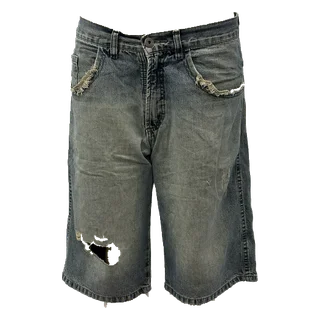
#> input picture site/assets/photos/003.webp, 320 x 320 px, given in place of 003.webp.webp, which was not available
$ python -i texture.py   (imports and definitions only)
#> lines starting #> are read from the running program, lines starting #| are printed output that depends on the picture; after the words box and inside, x2 and y2 are one past the last pixel; in counts of white or black regions, pixels touching at a corner belong together; pictures that were not available may be replaced by others from this repository, and a replacement may not be noted
"""Black patches in the texture of the bottoms: area the generator did not see (between the legs) and painted flat
black. On 005 a black panel showed on each side of the crotch, from the front and from the back.

With cameras at the front, back and sides at leg height, it measures the fraction of the visible fabric that falls on
an almost black texel (largest channel < 30) belonging to a large patch (> 300 texels) on a light fabric (median
brightness > 60). With --paint, each such patch falling between the legs (|x| < 15 cm, below the waistband) takes the
colour of the fabric around it (nearest neighbour, smoothed); geometry and UV do not change.
The reference is the shop photo: the black the photo also has (the black suede panels inside the thighs of jeans
005) is the design of the piece, not a patch. Each piece's limit is N plus the photo's black in large pieces
(PHOTO_PIECE of the garment, cut out by the photo's alpha); --paint only applies where the photo has no black.
usage: python3 tools/fit/texture.py [--max N] [IDs]          (without IDs: the 15 bottoms; exits with an error above N% + the photo's black)
       python3 tools/fit/texture.py --paint INPUT.glb OUTPUT.glb
       python3 tools/fit/texture.py --tone INPUT.glb OUTPUT.glb NNN   (the black the photo also has, in the photo's tone)"""
import io, sys, numpy as np
from PIL import Image, ImageDraw, ImageFilter
from scipy import ndimage
from trimesh.ray.ray_pyembree import RayMeshIntersector
import trimesh
from garment import Garment
from glb_patch import read, write, accessor_view
from gen_mask import cameras
from paths import GARMENTS, PHOTOS


DARK, PATCH, LIGHT, UV_MAX = 30, 300, 60, 5000
PHOTO_PIECE = .01   # black piece of the photo that counts: at least 1% of the garment (shadow and seams stay out)


# [5 lines left out: function image, not called in this run]


def read_texture(js, b):
    v = js['bufferViews'][image(js)['bufferView']]
    return np.array(Image.open(io.BytesIO(bytes(b[v.get('byteOffset', 0):v.get('byteOffset', 0) + v['byteLength']]))).convert('RGB'))


# [54 lines left out: functions replace_view, uv_and_faces, patches, visible_black, not called in this run]


def photo(pid):
    """Shop photo (cut out by its alpha): pixels, the garment and its large almost black pieces."""
#> called with pid = '../../site/assets/photos/003.webp'
    a = np.asarray(Image.open(PHOTOS + f'{pid}.webp').convert('RGBA'), float)
    m = ndimage.binary_erosion(a[..., 3] > 250, iterations=2); p = (a[..., :3].max(2) < DARK) & m
#> after `m = ndimage.binary_erosion(a[..., 3] > 250, iterations=2)`:
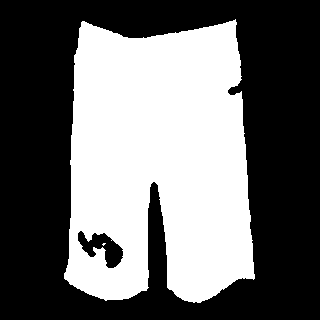
#> m: shape (320, 320) bool; 42.4% white; 2 white regions (1 under 20 px), largest, box (x1, y1, x2, y2) and area: (64, 19, 255, 303) 43386
#> after `p = (a[..., :3].max(2) < DARK) & m`:
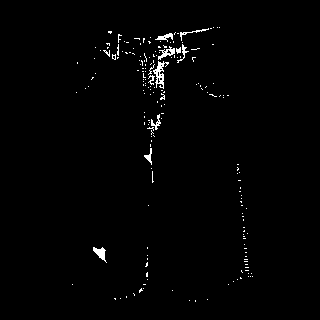
#> p: shape (320, 320) bool; 1.2% white in thin lines or dots, all inside (x1, y1, x2, y2) = (72, 27, 253, 302)
    lab, n = ndimage.label(p); s = np.asarray(ndimage.sum(p, lab, range(1, n + 1)))
#> after `lab, n = ndimage.label(p)`: lab: shape (320, 320) int32; 224 distinct labels, from 0 to 223
#> after `lab, n = ndimage.label(p)`: n = 223
#> after `s = np.asarray(ndimage.sum(p, lab, range(1, n + 1)))`: s = 223 values, max 159 at index 69, min 1 at index 0, mean 5.55
    return a, m, np.isin(lab, 1 + np.nonzero(s >= PHOTO_PIECE * m.sum())[0])


# [47 lines left out: functions photo_black, tone, paint, not called in this run]


# [11 lines not run here, left out]

>>> result = photo('../../site/assets/photos/003.webp')
